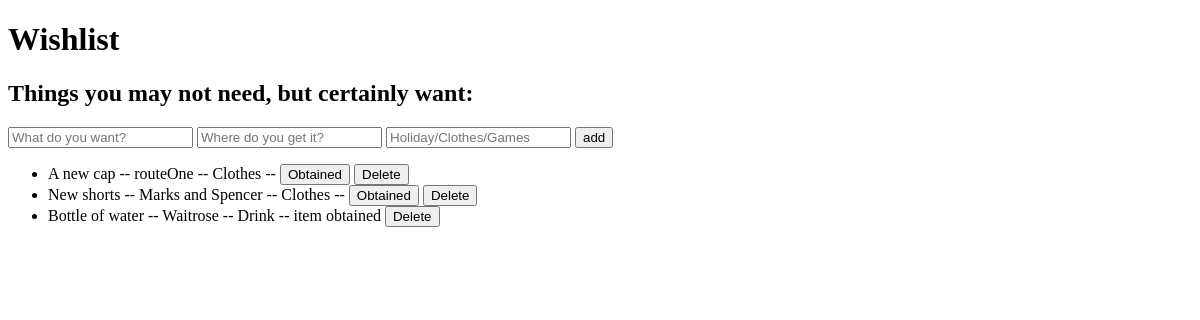
The page /wishlist on the database as committed earlier.
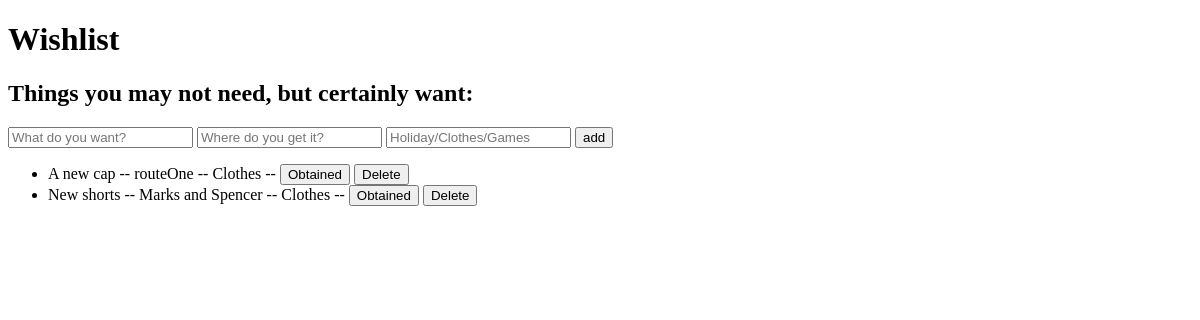
The same page on the database as committed later.
### tables this page shows
CREATE TABLE items (
					 id INTEGER PRIMARY KEY AUTOINCREMENT,
					 itemName TEXT NOT NULL,
					 source TEXT NOT NULL,
					 category TEXT NOT NULL,
					 obtained INTEGER NOT NULL DEFAULT 0);

### app.py (the view)
@app.route("/wishlist")
def index():
	connection = get_db_connection()
	items = connection.execute('SELECT * FROM items').fetchall()
	connection.close()
	return render_template('index.html', items=items)

### app.py (called while the page is built)
def get_db_connection():
	connection = sqlite3.connect('wishlist.db')
	connection.row_factory = sqlite3.Row
	return connection

### templates/index.html (shortened to what this page needs)
<!DOCTYPE html>
<html lang="en">
<head>
</head>
<body>
    <h1>Wishlist</h1>
    <h2>Things you may not need, but certainly want:</h2>
    <form action="/add" method="POST">
        <input name="itemName" placeholder="What do you want?" required>
        <input name="source" placeholder="Where do you get it?" required>
        <input name="category" placeholder="Holiday/Clothes/Games" required>
        <input type="submit" value="add">
    </form>
    <ul>
        {% for item in items %}
        <li>
            {{ item.itemName }} -- {{item.source}} -- {{item.category}} --
            {% if not item.obtained %}
            <form action="/obtained" method="POST" style="display: inline;">
                <button type="submit">Obtained</button>
            </form>
            {% else %}
            item obtained
            {% endif %}
            <form action="/delete" method="POST" style="display: inline;">
                <button type="submit">Delete</button>
            </form>
        </li>
        {% endfor %}
    </ul>
</body>

Rows that differ between the two databases and show on the page:
removed items: itemName "Bottle of water", source "Waitrose", category "Drink", obtained "item obtained"
